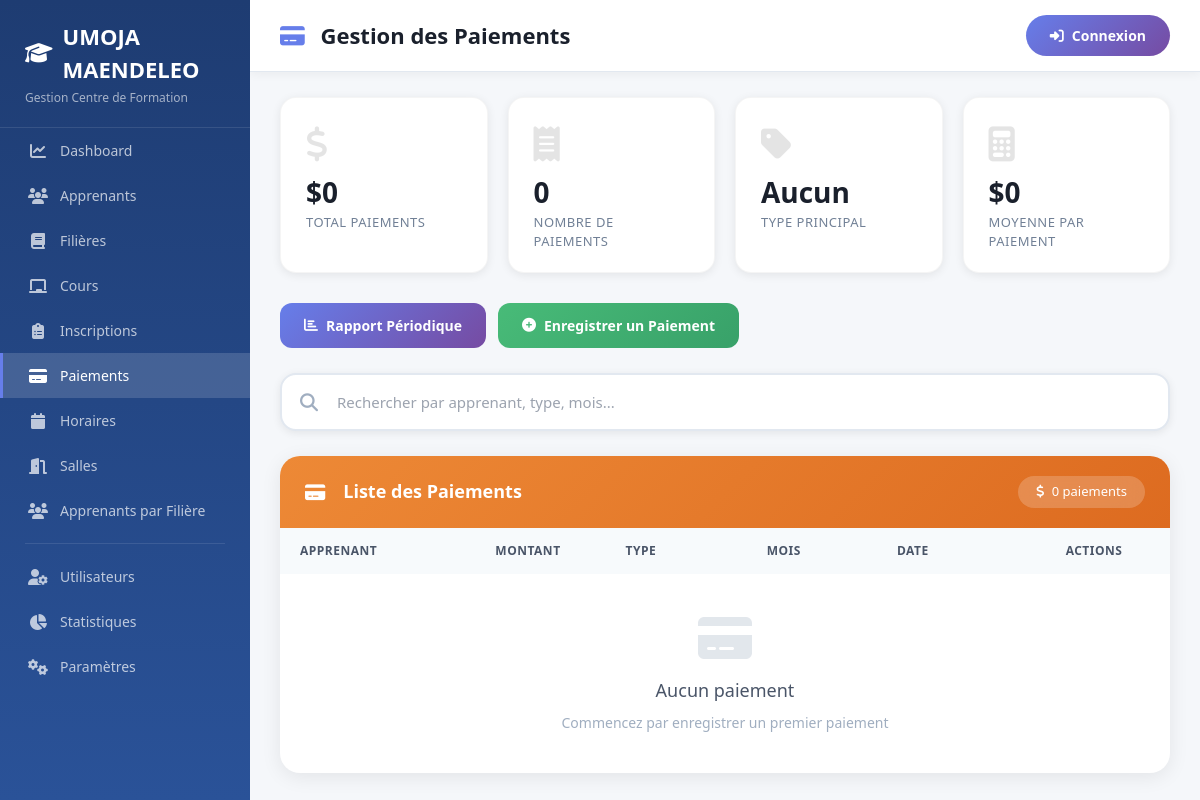
The page /pages/paiements.php on the database as committed earlier.
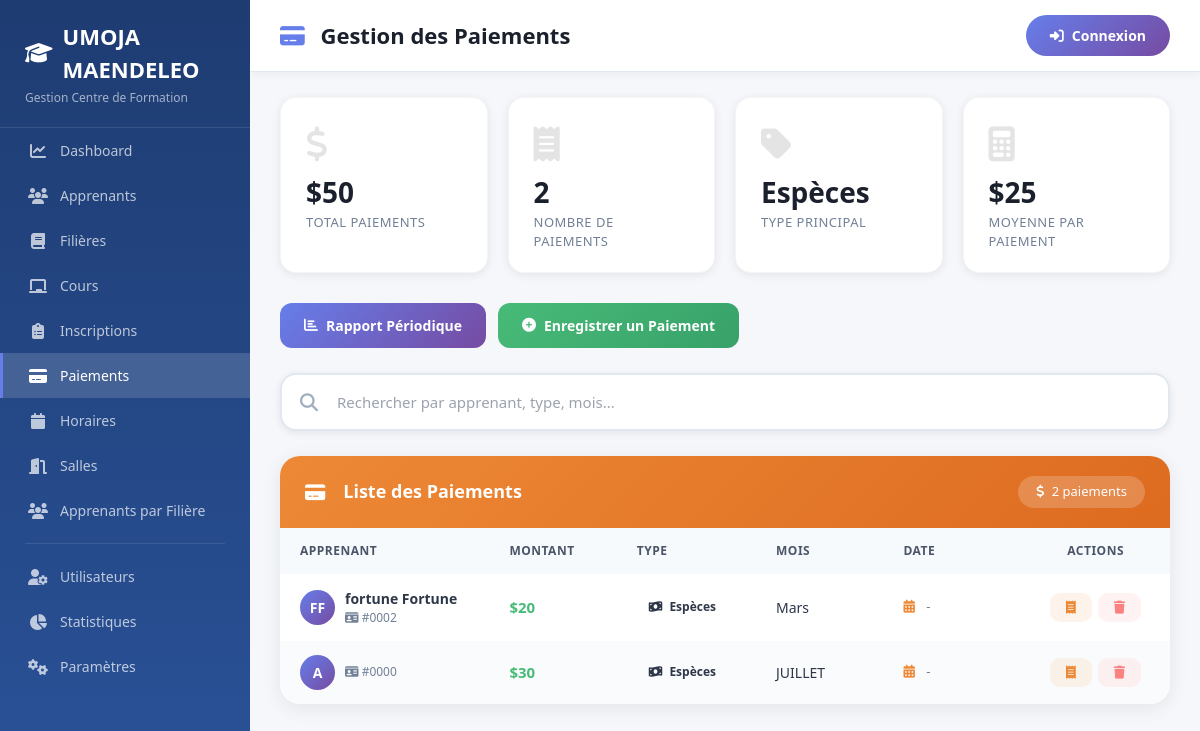
The same page on the database as committed later.
### tables this page shows
CREATE TABLE `paiement` (
  `id_paiement` int(11) NOT NULL,
  `montant` decimal(10,2) NOT NULL,
  `type` varchar(50) DEFAULT NULL,
  `mois` varchar(30) DEFAULT NULL,
  `id_inscription` int(11) DEFAULT NULL,
  `date_creation` timestamp NOT NULL DEFAULT current_timestamp()
);

CREATE TABLE `apprenant` (
  `id_apprenant` int(11) NOT NULL,
  `nom` varchar(100) NOT NULL,
  `prenom` varchar(100) NOT NULL,
  `telephone` varchar(20) DEFAULT NULL,
  `adresse` varchar(255) DEFAULT NULL
);

### classes/Paiement.php (called while the page is built, shortened)
<?php
class Paiement {
    private $conn;
    private $table = 'paiement';
    public function __construct($db) {
        $this->conn = $db;
    }
    public function getAll() {
        $query = "SELECT p.*, i.id_apprenant, a.nom, a.prenom
                  FROM " . $this->table . " p
                  LEFT JOIN inscription i ON p.id_inscription = i.id_inscription
                  LEFT JOIN apprenant a ON i.id_apprenant = a.id_apprenant
                  ORDER BY p.id_paiement DESC";
        $stmt = $this->conn->prepare($query);
        $stmt->execute();
        return $stmt->fetchAll(PDO::FETCH_ASSOC);
    }
}

### pages/paiements.php (the view, shortened to what the changed rows need)
<?php
require_once __DIR__ . '/../classes/Paiement.php';
$database = new Database();
$db = $database->connect();
$paiement = new Paiement($db);
$paiements = $paiement->getAll();
include __DIR__ . '/../includes/header.php';
?>
<div class="page-wrapper">
    <div class="content-wrapper">
        <?php
        $total_paiements = array_sum(array_column($paiements, 'montant'));
        $nb_paiements = count($paiements);
        $types = array_count_values(array_column($paiements, 'type'));
        $type_principal = !empty($types) ? array_keys($types)[0] : 'Aucun';
        $moyenne = $nb_paiements > 0 ? $total_paiements / $nb_paiements : 0;
        ?>
        <div class="stats-grid">
            <div class="stat-card">
                <div class="stat-icon"><i class="fas fa-dollar-sign"></i></div>
                <div class="stat-number">$<?php echo number_format($total_paiements, 0, ',', ' '); ?></div>
                <div class="stat-label">Total Paiements</div>
            </div>
            <div class="stat-card">
                <div class="stat-icon"><i class="fas fa-receipt"></i></div>
                <div class="stat-number"><?php echo $nb_paiements; ?></div>
                <div class="stat-label">Nombre de Paiements</div>
            </div>
            <div class="stat-card">
                <div class="stat-icon"><i class="fas fa-tag"></i></div>
                <div class="stat-number"><?php echo $type_principal; ?></div>
                <div class="stat-label">Type Principal</div>
            </div>
            <div class="stat-card">
                <div class="stat-icon"><i class="fas fa-calculator"></i></div>
                <div class="stat-number">$<?php echo number_format($moyenne, 0, ',', ' '); ?></div>
                <div class="stat-label">Moyenne par Paiement</div>
            </div>
        </div>
        <div class="table-container">
            <div class="table-header">
                <h3>
                    <i class="fas fa-credit-card me-2"></i>
                    Liste des Paiements
                </h3>
                <span class="badge-count">
                    <i class="fas fa-dollar-sign me-1"></i>
                    <?php echo $nb_paiements; ?> paiements
                </span>
            </div>
            <div class="table-responsive">
                <table id="paiementTable">
                    <thead>
                        <tr>
                            <th style="min-width: 180px;">Apprenant</th>
                            <th style="min-width: 120px;">Montant</th>
                            <th style="min-width: 130px;">Type</th>
                            <th style="min-width: 120px;">Mois</th>
                            <th style="min-width: 130px;">Date</th>
                            <th style="min-width: 140px; text-align: center;">Actions</th>
                        </tr>
                    </thead>
                    <tbody id="tableBody">
                        <?php if (empty($paiements)): ?>
                            <tr>
                                <td colspan="6" style="text-align: center; padding: 40px;">
                                    <div style="color: #a0aec0;">
                                        <i class="fas fa-credit-card" style="font-size: 48px; display: block; margin-bottom: 15px; opacity: 0.3;"></i>
                                        <h3 style="color: #4a5568; font-size: 18px; margin-bottom: 8px;">Aucun paiement</h3>
                                        <p>Commencez par enregistrer un premier paiement</p>
                                    </div>
                                </td>
                            </tr>
                        <?php else: ?>
                            <?php foreach ($paiements as $index => $pay): ?>
                            <tr style="animation-delay: <?php echo $index * 0.04; ?>s">
                                <td>
                                    <div class="user-info">
                                        <div class="user-avatar-sm">
                                            <?php echo strtoupper(substr($pay['prenom'] ?? 'A', 0, 1) . substr($pay['nom'] ?? '', 0, 1)); ?>
                                        </div>
                                        <div>
                                            <div class="user-name"><?php echo htmlspecialchars($pay['prenom'] . ' ' . $pay['nom']); ?></div>
                                            <div class="user-detail">
                                                <i class="fas fa-id-card"></i>
                                                #<?php echo str_pad($pay['id_inscription'], 4, '0', STR_PAD_LEFT); ?>
                                            </div>
                                        </div>
                                    </div>
                                </td>
                                <td>
                                    <span class="frais-amount">$<?php echo number_format($pay['montant'], 0, ',', ' '); ?></span>
                                </td>
                                <td>
                                    <span class="payment-badge <?php echo strtolower($pay['type'] ?? 'especes'); ?>">
                                        <i class="fas fa-<?php echo $pay['type'] === 'Espèces' ? 'money-bill-wave' : ($pay['type'] === 'Chèque' ? 'file-invoice' : ($pay['type'] === 'Virement' ? 'exchange-alt' : 'credit-card')); ?> me-1"></i>
                                        <?php echo htmlspecialchars($pay['type'] ?? 'Espèces'); ?>
                                    </span>
                                </td>
                                <td><?php echo htmlspecialchars($pay['mois'] ?? '-'); ?></td>
                                <td style="font-size: 13px; color: #718096;">
                                    <i class="fas fa-calendar-alt me-2" style="color: #ed8936;"></i>
                                    <?php echo isset($pay['date_paiement']) ? date('d/m/Y', strtotime($pay['date_paiement'])) : '-'; ?>
                                </td>
                                <td>
                                    <div class="btn-group-actions">
                                        <a href="recu-paiement.php?id=<?php echo $pay['id_paiement']; ?>" class="btn-action btn-receipt" title="Reçu de paiement">
                                            <i class="fas fa-receipt"></i>
                                        </a>
                                        <a href="?delete=<?php echo $pay['id_paiement']; ?>" class="btn-action btn-delete" title="Supprimer" onclick="return confirm('Êtes-vous sûr de vouloir supprimer ce paiement ?')">
                                            <i class="fas fa-trash"></i>
                                        </a>
                                    </div>
                                </td>
                            </tr>
                            <?php endforeach; ?>
                        <?php endif; ?>
                    </tbody>
                </table>
            </div>
        </div>
    </div>
</div>
<?php include __DIR__ . '/../includes/footer.php'; ?>

Rows that differ between the two databases and show on the page:
added paiement: apprenant.prenom+nom "FF", apprenant.prenom+nom "fortune Fortune", id_inscription "0002", montant "20", type "Espèces", mois "Mars"
added paiement: nom "A", id_inscription "0000", montant "30", type "Espèces", mois "JUILLET"
Other text that changed with them:
$total_paiements: "0" → "50"
$nb_paiements: "0" → "2"
$type_principal: "Aucun" → "Espèces"
$moyenne: "0" → "25"
text no longer shown: "Aucun paiement Commencez par enregistrer un premier paiement"
